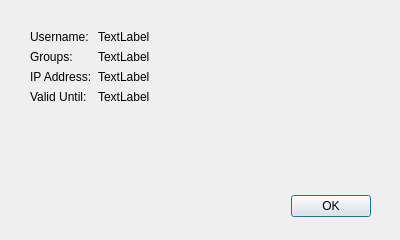
<?xml version="1.0" encoding="UTF-8"?>
<ui version="4.0">
 <class>InformationDialog</class>
 <widget class="QDialog" name="InformationDialog">
  <property name="geometry">
   <rect>
    <x>0</x>
    <y>0</y>
    <width>400</width>
    <height>240</height>
   </rect>
  </property>
  <property name="windowTitle">
   <string>Authentication Status</string>
  </property>
  <property name="windowIcon">
   <iconset resource="resources.qrc">
    <normaloff>:/img/logo.png</normaloff>:/img/logo.png</iconset>
  </property>
  <widget class="QDialogButtonBox" name="buttonBox">
   <property name="geometry">
    <rect>
     <x>30</x>
     <y>190</y>
     <width>341</width>
     <height>32</height>
    </rect>
   </property>
   <property name="orientation">
    <enum>Qt::Horizontal</enum>
   </property>
   <property name="standardButtons">
    <set>QDialogButtonBox::Ok</set>
   </property>
  </widget>
  <widget class="QWidget" name="formLayoutWidget">
   <property name="geometry">
    <rect>
     <x>30</x>
     <y>30</y>
     <width>311</width>
     <height>131</height>
    </rect>
   </property>
   <layout class="QFormLayout" name="formLayout">
    <item row="0" column="0">
     <widget class="QLabel" name="label">
      <property name="text">
       <string>Username:</string>
      </property>
     </widget>
    </item>
    <item row="0" column="1">
     <widget class="QLabel" name="username">
      <property name="text">
       <string>TextLabel</string>
      </property>
     </widget>
    </item>
    <item row="1" column="0">
     <widget class="QLabel" name="label_2">
      <property name="text">
       <string>Groups:</string>
      </property>
     </widget>
    </item>
    <item row="1" column="1">
     <widget class="QLabel" name="groups">
      <property name="text">
       <string>TextLabel</string>
      </property>
     </widget>
    </item>
    <item row="2" column="0">
     <widget class="QLabel" name="label_4">
      <property name="text">
       <string>IP Address:</string>
      </property>
     </widget>
    </item>
    <item row="2" column="1">
     <widget class="QLabel" name="ip_address">
      <property name="text">
       <string>TextLabel</string>
      </property>
     </widget>
    </item>
    <item row="3" column="1">
     <widget class="QLabel" name="valid_until">
      <property name="text">
       <string>TextLabel</string>
      </property>
     </widget>
    </item>
    <item row="3" column="0">
     <widget class="QLabel" name="label_3">
      <property name="text">
       <string>Valid Until:</string>
      </property>
     </widget>
    </item>
   </layout>
  </widget>
 </widget>
 <resources>
  <include location="resources.qrc"/>
 </resources>
 <connections>
  <connection>
   <sender>buttonBox</sender>
   <signal>accepted()</signal>
   <receiver>InformationDialog</receiver>
   <slot>accept()</slot>
   <hints>
    <hint type="sourcelabel">
     <x>248</x>
     <y>254</y>
    </hint>
    <hint type="destinationlabel">
     <x>157</x>
     <y>274</y>
    </hint>
   </hints>
  </connection>
  <connection>
   <sender>buttonBox</sender>
   <signal>rejected()</signal>
   <receiver>InformationDialog</receiver>
   <slot>reject()</slot>
   <hints>
    <hint type="sourcelabel">
     <x>316</x>
     <y>260</y>
    </hint>
    <hint type="destinationlabel">
     <x>286</x>
     <y>274</y>
    </hint>
   </hints>
  </connection>
 </connections>
</ui>
